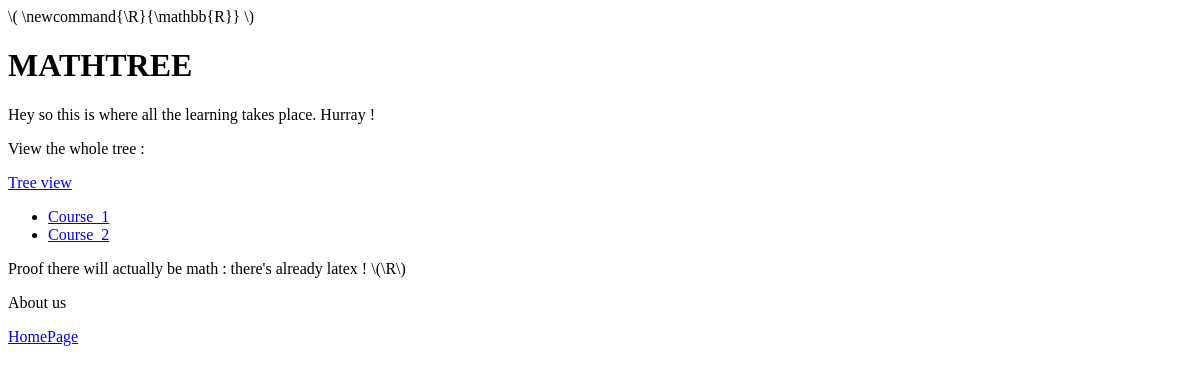
Before: /courses/ with the older database file.
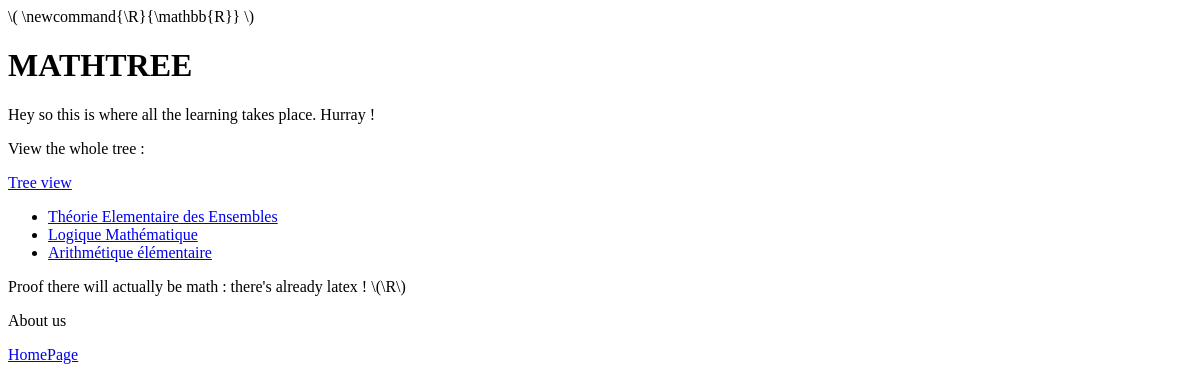
After: the same page with the newer database file.
### Courses/models.py (models this page shows, shortened)
class Course(models.Model) :
    name = models.CharField(max_length = big_number)
    x_position = models.FloatField(default=0)
    y_position = models.FloatField(default=0)
    description = models.TextField(default = "")

### Courses/views.py (the view)
# urls.py: path('', views.courses.as_view(), name = "courses"),
class courses(ListView) :
    template_name = 'Courses/courses.html'
    context_object_name = 'Courses_list'
    def get_queryset(self) :
        return Course.objects.all()

### Courses/templates/Courses/courses.html
{% extends "HomePage/base.html" %}
{% block content %}
<p> Hey so this is where all the learning takes place. Hurray !</p>
<p>View the whole tree :</p>
<a href="{% url 'general_tree_view' %}">Tree view</a>
{% if Courses_list %}
    <ul>
        {% for course in Courses_list%}
        <li><a href="{% url 'course_view' course.name %}">{{course.name}}</a></li>
        {% endfor %}
    </ul>
{% endif %}
<p>Proof there will actually be math : there's already latex ! \(\R\) </p>
{% endblock %}

Changed rows visible on the page:
removed Course: name "Course_1"
removed Course: name "Course_2"
added Course: name "Théorie Elementaire des Ensembles"
added Course: name "Logique Mathématique"
added Course: name "Arithmétique élémentaire"
